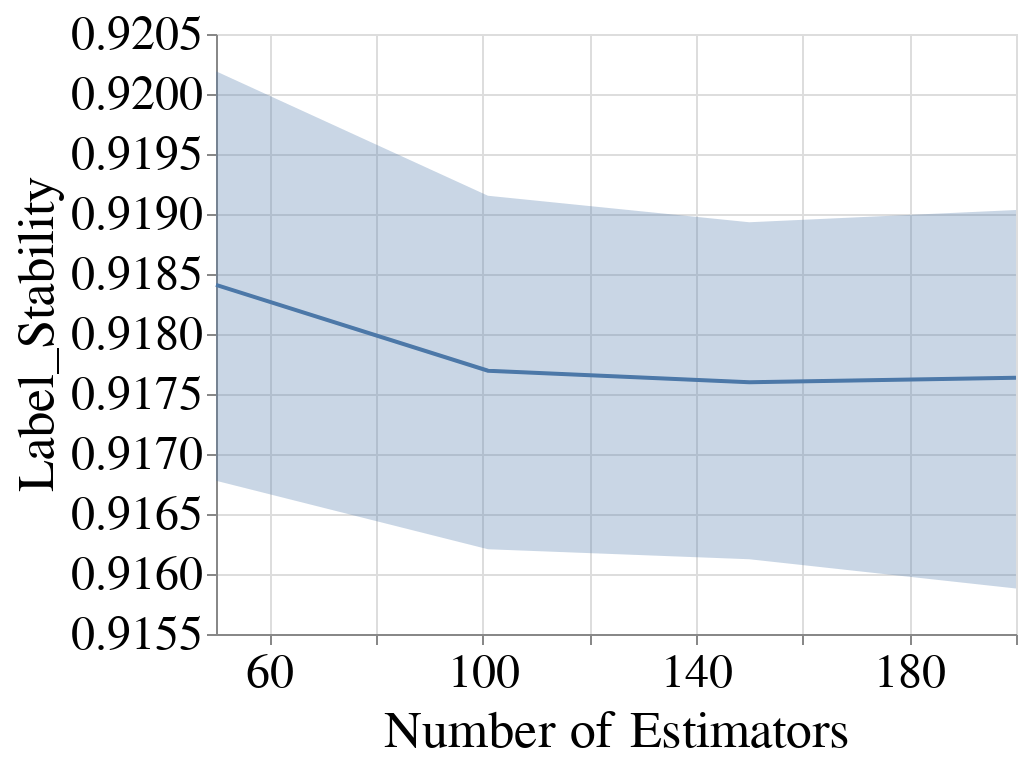

Here is the notebook cell this chart was saved with:
### Code cell
create_plot_for_diff_bootstrap_sizes(all_subgroup_metrics_df,
                                     dataset_name=DATASET_NAMES[0],
                                     metric_name='Label_Stability',
                                     model_name=MODEL_NAMES[0],
                                     with_band=True)

### Figure 1 — Vega-Lite specification as saved in the notebook (floating-point values rounded to 4 significant figures)
{"config": {"view": {"continuousWidth": 400, "continuousHeight": 300}, "axis": {"labelFontSize": 24, "labelFontWeight": "normal", "titleFontSize": 26, "titleFontWeight": "normal"}, "legend": {"columns": 2, "direction": "horizontal", "labelFontSize": 22, "labelLimit": 400, "orient": "top", "symbolStrokeWidth": 10, "titleAnchor": "middle", "titleFontSize": 24, "titleLimit": 300}, "title": {"fontSize": 22}}, "layer": [{"mark": {"type": "errorband", "extent": "ci"}, "encoding": {"x": {"field": "Num_Estimators", "scale": {"domain": [50, 200], "nice": false, "zero": false}, "title": "Number of Estimators", "type": "quantitative"}, "y": {"field": "Metric_Value", "scale": {"zero": false}, "title": "Label_Stability", "type": "quantitative"}}}, {"mark": "line", "encoding": {"x": {"field": "Num_Estimators", "scale": {"domain": [50, 200], "nice": false, "zero": false}, "title": "Number of Estimators", "type": "quantitative"}, "y": {"aggregate": "mean", "field": "Metric_Value", "scale": {"zero": false}, "title": "Label_Stability", "type": "quantitative"}}}], "data": {"name": "data-e4746a21bd901b805d90ede852d4b371"}, "$schema": "https://vega.github.io/schema/vega-lite/v4.17.0.json", "datasets": {"data-e4746a21bd901b805d90ede852d4b371": [{"Metric": "Label_Stability", "Model_Name": "RandomForestClassifier", "Dataset_Name": "Folktables_CA_2018_Income", "Num_Estimators": 50, "Record_Create_Date_Time": "2024-02-24T15:56:18.751000", "Session_Uuid": "f12c5c59-e58a-4f5a-bc5b-e33f81189fd7", "Experiment_Iteration": "Exp_iter_1", "Dataset_Split_Seed": 100, "Fair_Intervention_Params_Lst": "[0.0]", "Intervention_Param": 0.0, "Run_Start_Date_Time": "2024-02-24T15:47:09.491000", "Subgroup": "overall", "Metric_Value": 0.9194}, {"Metric": "Label_Stability", "Model_Name": "RandomForestClassifier", "Dataset_Name": "Folktables_CA_2018_Income", "Num_Estimators": 50, "Record_Create_Date_Time": "2024-02-24T16:22:05.351000", "Session_Uuid": "f12c5c59-e58a-4f5a-bc5b-e33f81189fd7", "Experiment_Iteration": "Exp_iter_2", "Dataset_Split_Seed": 200, "Fair_Intervention_Params_Lst": "[0.0]", "Intervention_Param": 0.0, "Run_Start_Date_Time": "2024-02-24T16:12:38.307000", "Subgroup": "overall", "Metric_Value": 0.9158}, {"Metric": "Label_Stability", "Model_Name": "RandomForestClassifier", "Dataset_Name": "Folktables_CA_2018_Income", "Num_Estimators": 50, "Record_Create_Date_Time": "2024-02-24T16:23:55.740000", "Session_Uuid": "f12c5c59-e58a-4f5a-bc5b-e33f81189fd7", "Experiment_Iteration": "Exp_iter_4", "Dataset_Split_Seed": 400, "Fair_Intervention_Params_Lst": "[0.0]", "Intervention_Param": 0.0, "Run_Start_Date_Time": "2024-02-24T16:14:35.126000", "Subgroup": "overall", "Metric_Value": 0.922}, {"Metric": "Label_Stability", "Model_Name": "RandomForestClassifier", "Dataset_Name": "Folktables_CA_2018_Income", "Num_Estimators": 50, "Record_Create_Date_Time": "2024-02-24T16:31:34.018000", "Session_Uuid": "f12c5c59-e58a-4f5a-bc5b-e33f81189fd7", "Experiment_Iteration": "Exp_iter_3", "Dataset_Split_Seed": 300, "Fair_Intervention_Params_Lst": "[0.0]", "Intervention_Param": 0.0, "Run_Start_Date_Time": "2024-02-24T16:22:06.233000", "Subgroup": "overall", "Metric_Value": 0.9175}, {"Metric": "Label_Stability", "Model_Name": "RandomForestClassifier", "Dataset_Name": "Folktables_CA_2018_Income", "Num_Estimators": 50, "Record_Create_Date_Time": "2024-02-24T16:33:13.931000", "Session_Uuid": "f12c5c59-e58a-4f5a-bc5b-e33f81189fd7", "Experiment_Iteration": "Exp_iter_5", "Dataset_Split_Seed": 500, "Fair_Intervention_Params_Lst": "[0.0]", "Intervention_Param": 0.0, "Run_Start_Date_Time": "2024-02-24T16:23:57.349000", "Subgroup": "overall", "Metric_Value": 0.9162}, {"Metric": "Label_Stability", "Model_Name": "RandomForestClassifier", "Dataset_Name": "Folktables_CA_2018_Income", "Num_Estimators": 50, "Record_Create_Date_Time": "2024-02-24T16:42:30.408000", "Session_Uuid": "f12c5c59-e58a-4f5a-bc5b-e33f81189fd7", "Experiment_Iteration": "Exp_iter_6", "Dataset_Split_Seed": 600, "Fair_Intervention_Params_Lst": "[0.0]", "Intervention_Param": 0.0, "Run_Start_Date_Time": "2024-02-24T16:33:15.280000", "Subgroup": "overall", "Metric_Value": 0.9196}, {"Metric": "Label_Stability", "Model_Name": "RandomForestClassifier", "Dataset_Name": "Folktables_CA_2018_Income", "Num_Estimators": 101, "Record_Create_Date_Time": "2024-02-24T16:37:30.256000", "Session_Uuid": "d9a91e93-d876-40fe-98be-41ec023e789f", "Experiment_Iteration": "Exp_iter_1", "Dataset_Split_Seed": 100, "Fair_Intervention_Params_Lst": "[0.0]", "Intervention_Param": 0.0, "Run_Start_Date_Time": "2024-02-24T16:17:02.907000", "Subgroup": "overall", "Metric_Value": 0.9194}, {"Metric": "Label_Stability", "Model_Name": "RandomForestClassifier", "Dataset_Name": "Folktables_CA_2018_Income", "Num_Estimators": 101, "Record_Create_Date_Time": "2024-02-24T16:38:15.529000", "Session_Uuid": "d9a91e93-d876-40fe-98be-41ec023e789f", "Experiment_Iteration": "Exp_iter_4", "Dataset_Split_Seed": 400, "Fair_Intervention_Params_Lst": "[0.0]", "Intervention_Param": 0.0, "Run_Start_Date_Time": "2024-02-24T16:19:14.752000", "Subgroup": "overall", "Metric_Value": 0.9202}, {"Metric": "Label_Stability", "Model_Name": "RandomForestClassifier", "Dataset_Name": "Folktables_CA_2018_Income", "Num_Estimators": 101, "Record_Create_Date_Time": "2024-02-24T16:56:06.997000", "Session_Uuid": "d9a91e93-d876-40fe-98be-41ec023e789f", "Experiment_Iteration": "Exp_iter_5", "Dataset_Split_Seed": 500, "Fair_Intervention_Params_Lst": "[0.0]", "Intervention_Param": 0.0, "Run_Start_Date_Time": "2024-02-24T16:38:16.381000", "Subgroup": "overall", "Metric_Value": 0.9169}, {"Metric": "Label_Stability", "Model_Name": "RandomForestClassifier", "Dataset_Name": "Folktables_CA_2018_Income", "Num_Estimators": 101, "Record_Create_Date_Time": "2024-02-24T16:56:31.109000", "Session_Uuid": "d9a91e93-d876-40fe-98be-41ec023e789f", "Experiment_Iteration": "Exp_iter_2", "Dataset_Split_Seed": 200, "Fair_Intervention_Params_Lst": "[0.0]", "Intervention_Param": 0.0, "Run_Start_Date_Time": "2024-02-24T16:37:32.273000", "Subgroup": "overall", "Metric_Value": 0.9153}, {"Metric": "Label_Stability", "Model_Name": "RandomForestClassifier", "Dataset_Name": "Folktables_CA_2018_Income", "Num_Estimators": 101, "Record_Create_Date_Time": "2024-02-24T17:14:00.415000", "Session_Uuid": "d9a91e93-d876-40fe-98be-41ec023e789f", "Experiment_Iteration": "Exp_iter_6", "Dataset_Split_Seed": 600, "Fair_Intervention_Params_Lst": "[0.0]", "Intervention_Param": 0.0, "Run_Start_Date_Time": "2024-02-24T16:56:08.482000", "Subgroup": "overall", "Metric_Value": 0.919}, {"Metric": "Label_Stability", "Model_Name": "RandomForestClassifier", "Dataset_Name": "Folktables_CA_2018_Income", "Num_Estimators": 101, "Record_Create_Date_Time": "2024-02-24T17:16:47.581000", "Session_Uuid": "d9a91e93-d876-40fe-98be-41ec023e789f", "Experiment_Iteration": "Exp_iter_3", "Dataset_Split_Seed": 300, "Fair_Intervention_Params_Lst": "[0.0]", "Intervention_Param": 0.0, "Run_Start_Date_Time": "2024-02-24T16:56:31.776000", "Subgroup": "overall", "Metric_Value": 0.9154}, {"Metric": "Label_Stability", "Model_Name": "RandomForestClassifier", "Dataset_Name": "Folktables_CA_2018_Income", "Num_Estimators": 150, "Record_Create_Date_Time": "2024-02-24T16:49:46.953000", "Session_Uuid": "c4ce3ca1-31dc-4742-9386-91112ff5ed69", "Experiment_Iteration": "Exp_iter_1", "Dataset_Split_Seed": 100, "Fair_Intervention_Params_Lst": "[0.0]", "Intervention_Param": 0.0, "Run_Start_Date_Time": "2024-02-24T16:21:02.579000", "Subgroup": "overall", "Metric_Value": 0.9187}, {"Metric": "Label_Stability", "Model_Name": "RandomForestClassifier", "Dataset_Name": "Folktables_CA_2018_Income", "Num_Estimators": 150, "Record_Create_Date_Time": "2024-02-24T16:51:35.220000", "Session_Uuid": "c4ce3ca1-31dc-4742-9386-91112ff5ed69", "Experiment_Iteration": "Exp_iter_4", "Dataset_Split_Seed": 400, "Fair_Intervention_Params_Lst": "[0.0]", "Intervention_Param": 0.0, "Run_Start_Date_Time": "2024-02-24T16:22:29.728000", "Subgroup": "overall", "Metric_Value": 0.9194}, {"Metric": "Label_Stability", "Model_Name": "RandomForestClassifier", "Dataset_Name": "Folktables_CA_2018_Income", "Num_Estimators": 150, "Record_Create_Date_Time": "2024-02-24T17:17:29.502000", "Session_Uuid": "c4ce3ca1-31dc-4742-9386-91112ff5ed69", "Experiment_Iteration": "Exp_iter_2", "Dataset_Split_Seed": 200, "Fair_Intervention_Params_Lst": "[0.0]", "Intervention_Param": 0.0, "Run_Start_Date_Time": "2024-02-24T16:49:48.735000", "Subgroup": "overall", "Metric_Value": 0.9144}, {"Metric": "Label_Stability", "Model_Name": "RandomForestClassifier", "Dataset_Name": "Folktables_CA_2018_Income", "Num_Estimators": 150, "Record_Create_Date_Time": "2024-02-24T17:19:15.604000", "Session_Uuid": "c4ce3ca1-31dc-4742-9386-91112ff5ed69", "Experiment_Iteration": "Exp_iter_5", "Dataset_Split_Seed": 500, "Fair_Intervention_Params_Lst": "[0.0]", "Intervention_Param": 0.0, "Run_Start_Date_Time": "2024-02-24T16:51:36.152000", "Subgroup": "overall", "Metric_Value": 0.9176}, {"Metric": "Label_Stability", "Model_Name": "RandomForestClassifier", "Dataset_Name": "Folktables_CA_2018_Income", "Num_Estimators": 150, "Record_Create_Date_Time": "2024-02-24T17:44:59.737000", "Session_Uuid": "c4ce3ca1-31dc-4742-9386-91112ff5ed69", "Experiment_Iteration": "Exp_iter_3", "Dataset_Split_Seed": 300, "Fair_Intervention_Params_Lst": "[0.0]", "Intervention_Param": 0.0, "Run_Start_Date_Time": "2024-02-24T17:17:30.335000", "Subgroup": "overall", "Metric_Value": 0.9162}, {"Metric": "Label_Stability", "Model_Name": "RandomForestClassifier", "Dataset_Name": "Folktables_CA_2018_Income", "Num_Estimators": 150, "Record_Create_Date_Time": "2024-02-24T17:51:00.188000", "Session_Uuid": "c4ce3ca1-31dc-4742-9386-91112ff5ed69", "Experiment_Iteration": "Exp_iter_6", "Dataset_Split_Seed": 600, "Fair_Intervention_Params_Lst": "[0.0]", "Intervention_Param": 0.0, "Run_Start_Date_Time": "2024-02-24T17:19:16.606000", "Subgroup": "overall", "Metric_Value": 0.9193}, {"Metric": "Label_Stability", "Model_Name": "RandomForestClassifier", "Dataset_Name": "Folktables_CA_2018_Income", "Num_Estimators": 200, "Record_Create_Date_Time": "2024-02-24T17:02:40.552000", "Session_Uuid": "f7c0575e-6607-4d44-a07c-0facc7afa75a", "Experiment_Iteration": "Exp_iter_1", "Dataset_Split_Seed": 100, "Fair_Intervention_Params_Lst": "[0.0]", "Intervention_Param": 0.0, "Run_Start_Date_Time": "2024-02-24T16:24:50.154000", "Subgroup": "overall", "Metric_Value": 0.9194}, {"Metric": "Label_Stability", "Model_Name": "RandomForestClassifier", "Dataset_Name": "Folktables_CA_2018_Income", "Num_Estimators": 200, "Record_Create_Date_Time": "2024-02-24T17:03:51.676000", "Session_Uuid": "f7c0575e-6607-4d44-a07c-0facc7afa75a", "Experiment_Iteration": "Exp_iter_4", "Dataset_Split_Seed": 400, "Fair_Intervention_Params_Lst": "[0.0]", "Intervention_Param": 0.0, "Run_Start_Date_Time": "2024-02-24T16:26:27.589000", "Subgroup": "overall", "Metric_Value": 0.9196}, {"Metric": "Label_Stability", "Model_Name": "RandomForestClassifier", "Dataset_Name": "Folktables_CA_2018_Income", "Num_Estimators": 200, "Record_Create_Date_Time": "2024-02-24T17:40:28.215000", "Session_Uuid": "f7c0575e-6607-4d44-a07c-0facc7afa75a", "Experiment_Iteration": "Exp_iter_2", "Dataset_Split_Seed": 200, "Fair_Intervention_Params_Lst": "[0.0]", "Intervention_Param": 0.0, "Run_Start_Date_Time": "2024-02-24T17:02:42.217000", "Subgroup": "overall", "Metric_Value": 0.9141}, {"Metric": "Label_Stability", "Model_Name": "RandomForestClassifier", "Dataset_Name": "Folktables_CA_2018_Income", "Num_Estimators": 200, "Record_Create_Date_Time": "2024-02-24T17:40:34.814000", "Session_Uuid": "f7c0575e-6607-4d44-a07c-0facc7afa75a", "Experiment_Iteration": "Exp_iter_5", "Dataset_Split_Seed": 500, "Fair_Intervention_Params_Lst": "[0.0]", "Intervention_Param": 0.0, "Run_Start_Date_Time": "2024-02-24T17:03:53.248000", "Subgroup": "overall", "Metric_Value": 0.9177}, {"Metric": "Label_Stability", "Model_Name": "RandomForestClassifier", "Dataset_Name": "Folktables_CA_2018_Income", "Num_Estimators": 200, "Record_Create_Date_Time": "2024-02-24T18:19:55.214000", "Session_Uuid": "f7c0575e-6607-4d44-a07c-0facc7afa75a", "Experiment_Iteration": "Exp_iter_6", "Dataset_Split_Seed": 600, "Fair_Intervention_Params_Lst": "[0.0]", "Intervention_Param": 0.0, "Run_Start_Date_Time": "2024-02-24T17:40:36.324000", "Subgroup": "overall", "Metric_Value": 0.9189}, {"Metric": "Label_Stability", "Model_Name": "RandomForestClassifier", "Dataset_Name": "Folktables_CA_2018_Income", "Num_Estimators": 200, "Record_Create_Date_Time": "2024-02-24T18:19:57.060000", "Session_Uuid": "f7c0575e-6607-4d44-a07c-0facc7afa75a", "Experiment_Iteration": "Exp_iter_3", "Dataset_Split_Seed": 300, "Fair_Intervention_Params_Lst": "[0.0]", "Intervention_Param": 0.0, "Run_Start_Date_Time": "2024-02-24T17:40:29.022000", "Subgroup": "overall", "Metric_Value": 0.9161}]}}
